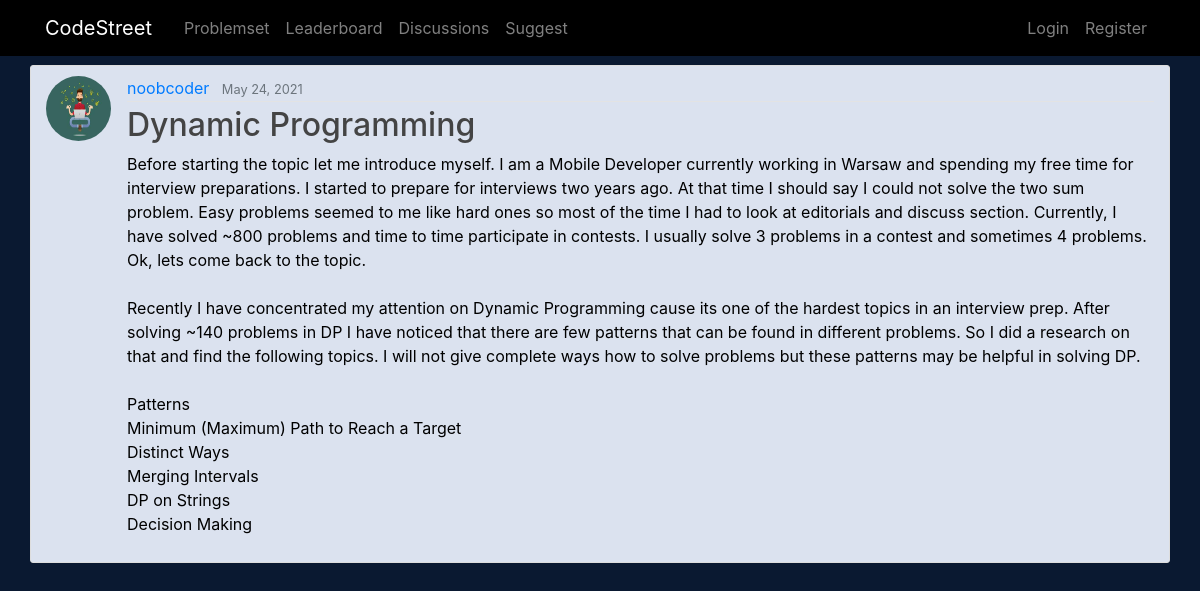
Screenshot of /discussions/post/5/ with the database file from the repository.
### discussions/models.py (models this page shows, shortened)
class Post(models.Model):
    title = models.CharField(max_length=100)
    content = models.TextField()
    date_posted = models.DateTimeField(default=timezone.now)
    author = models.ForeignKey(User, on_delete=models.CASCADE)

### users/models.py (models this page shows, shortened)
class Profile(models.Model):
    user = models.OneToOneField(User, on_delete=models.CASCADE)
    image = models.ImageField(default='default.jpg', upload_to='profile_pics')
    points = models.IntegerField(default=0)

### discussions/views.py (the view)
# urls.py: path('post/<int:pk>/', PostDetailView.as_view(), name='post-detail'),
class PostDetailView(DetailView):
    model = Post

### discussions/templates/discussions/post_detail.html (shortened to what this page needs)
{% extends "problemset/base.html" %}
{% block content %}
  <article class=" container media content-section">
    <img class="rounded-circle article-img" src="{{ object.author.profile.image.url }}">
    <div class="media-body">
      <div class="article-metadata">
        <a class="mr-2" href="{% url 'user-posts' object.author.username %}">{{ object.author }}</a>
        <small class="text-muted">{{ object.date_posted|date:"F d, Y" }}</small>
      </div>
      <h2 class="article-title">{{ object.title }}</h2>
      <p class="article-content">{{ object.content }}</p>
    </div>
  </article>
{% endblock content %}

### problemset/static/problemset/main.css (style rules this page uses)
.main-body { background: #0a1931; }
h1, h2, h3, h4, h5, h6 { color: #FFF; }
.content-section { color: #000000; background: #dbe2ef; padding: 10px 20px; border: 1px solid #dddddd; border-radius: 3px; margin-bottom: 20px; }
.article-title { color: #444444; }
.article-content { white-space: pre-line; }
.article-img { height: 65px; width: 65px; margin-right: 16px; }
.article-metadata { padding-bottom: 1px; margin-bottom: 4px; border-bottom: 1px solid #e3e3e3; }

### rows the page displays
Post: author.profile.image (placeholder picture), author "noobcoder", date_posted "May 24, 2021", title "Dynamic Programming", content "Before starting the topic let me introduce myself. I am a Mobile Developer currently working in Warsaw and spending my free time for interview preparations. I started to prepare for interviews two years ago. At that time I should say I could not solve the two sum problem. Easy problems seemed to me like hard ones so most of the time I had to look at editorials and discuss section. Currently, I have solved ~800 problems and time to time participate in contests. I usually solve 3 problems in a contest and sometimes 4 problems. Ok, lets come back to the topic. Recently I have concentrated my attention on Dynamic Programming cause its one of the hardest topics in an interview prep. After…"
